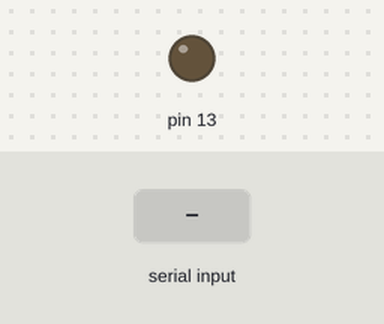
This sketch was run on a simulated Arduino Uno, built with avr-gcc and run on an emulated ATmega328P. Parts: output pins drawn as LEDs (lit = HIGH). The test bench sets the inputs (shaded band).

Above: at 1.2 s.
1.3 s: "5\n" received over Serial
At 2.1 s:
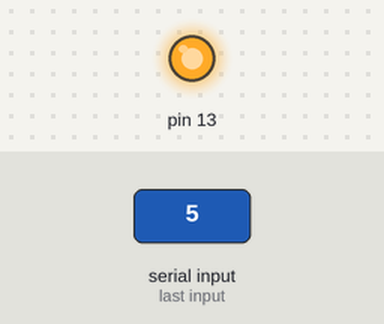
Timing chart, 0 to 4.3 s (numbered marks = the images above; inputs shaded):
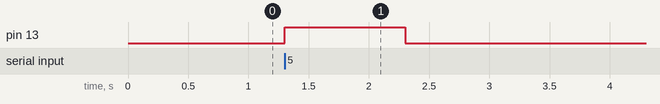

Measured:
- after the input at 1.3 s, pin 13: LOW → HIGH at once, → LOW 1.0 s later

The sketch:

smartdoor.ino
```cpp
#include <SoftwareSerial.h>
#include "Keypad.h"
const int RELAY_PIN  = A0; // the Arduino pin, which connects to the IN pin of relay
//const int APP = 13;
const int R_N = 4; //four rows
const int C_N = 3; //three columns
char key[R_N][C_N] =
{
  {'1', '2', '3'},
  {'4', '5', '6'},
  {'7', '8', '9'},
  {'*', '0', '#'}
};

byte pin_rows[R_N] = {9, 8, 7, 6}; //connect to row pinouts of keypad
byte pin_colmn[C_N] = {5, 4, 3}; //Connect to column pinouts of keypad

Keypad keypad = Keypad(makeKeymap(key), pin_rows, pin_colmn, R_N, C_N);


const String password_1 = "1234"; // Password 1
const String password_2 = "4321";  // Password 2
String input_password;
int commandChar = 0;

void setup() {
  Serial.begin(9600);
  //pinMode(RELAY_PIN, OUTPUT); // initialize pin as an output.
  pinMode(13, OUTPUT);
  //digitalWrite(RELAY_PIN, LOW); // lock the door
}

void loop() {

  char key = keypad.getKey();
  if (key)
  {
    //Serial.println(key);
    if (key == '#') {
      if (input_password == password_1 || input_password == password_2) {
        //Serial.println("Password Correct, Door Unlock");
        digitalWrite(RELAY_PIN, HIGH);  // unlock the door
      }
      else {
        //Serial.println("Password Incorrect, Try Again");
        digitalWrite(RELAY_PIN, LOW); // lock the door
      }

       input_password = ""; // reset the input password
    }
    else
    {
      input_password += key; // append new character to input password string
    }
  }

  while (Serial.available() == 0) {  }
  commandChar = Serial.parseInt();
  if (commandChar == 5)
  {
    digitalWrite(13, HIGH);
  }
  else
  {
    digitalWrite(13, LOW);
  }

}
```

Key.cpp
```cpp
// (licence header left out)
#include "Key.h"


// default constructor
Key::Key() {
	kchar = NO_KEY;
	kstate = IDLE;
	stateChanged = false;
}

// constructor
Key::Key(char userKeyChar) {
	kchar = userKeyChar;
	kcode = -1;
	kstate = IDLE;
	stateChanged = false;
}


void Key::key_update (char userKeyChar, KeyState userState, boolean userStatus) {
	kchar = userKeyChar;
	kstate = userState;
	stateChanged = userStatus;
}


/*
|| @changelog
|| | 1.0 2012-06-04 - Mark Stanley : Initial Release
|| #
*/
```

Key.h
```cpp
// (licence header left out)
#ifndef Keypadlib_KEY_H_
#define Keypadlib_KEY_H_

#include "Arduino.h"

#define OPEN LOW
#define CLOSED HIGH

typedef unsigned int uint;
typedef enum{ IDLE, PRESSED, HOLD, RELEASED } KeyState;

const char NO_KEY = '\0';

class Key {
public:
	// members
	char kchar;
	int kcode;
	KeyState kstate;
	boolean stateChanged;

	// methods
	Key();
	Key(char userKeyChar);
	void key_update(char userKeyChar, KeyState userState, boolean userStatus);

private:

};

#endif

/*
|| @changelog
|| | 1.0 2012-06-04 - Mark Stanley : Initial Release
|| #
*/
```
